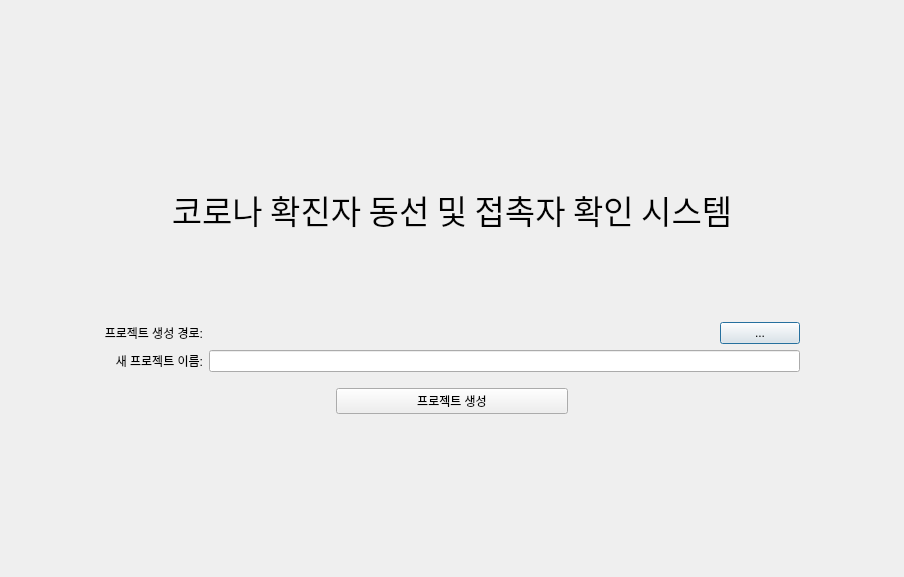
<?xml version="1.0" encoding="UTF-8"?>
<ui version="4.0">
 <class>Dialog</class>
 <widget class="QDialog" name="Dialog">
  <property name="geometry">
   <rect>
    <x>0</x>
    <y>0</y>
    <width>904</width>
    <height>577</height>
   </rect>
  </property>
  <property name="windowTitle">
   <string>Dialog</string>
  </property>
  <layout class="QGridLayout" name="gridLayout" rowstretch="1,1,0,0,0,1" columnstretch="1,0,8,0,1">
   <item row="3" column="2">
    <layout class="QGridLayout" name="gridLayout_2" columnstretch="0,10,0">
     <item row="0" column="0">
      <widget class="QLabel" name="label_4">
       <property name="lineWidth">
        <number>0</number>
       </property>
       <property name="text">
        <string>프로젝트 생성 경로:</string>
       </property>
       <property name="alignment">
        <set>Qt::AlignRight|Qt::AlignTrailing|Qt::AlignVCenter</set>
       </property>
       <property name="wordWrap">
        <bool>false</bool>
       </property>
      </widget>
     </item>
     <item row="0" column="1">
      <widget class="QLabel" name="projParentDirLabel">
       <property name="text">
        <string/>
       </property>
      </widget>
     </item>
     <item row="1" column="0">
      <widget class="QLabel" name="label">
       <property name="text">
        <string>새 프로젝트 이름:</string>
       </property>
       <property name="alignment">
        <set>Qt::AlignRight|Qt::AlignTrailing|Qt::AlignVCenter</set>
       </property>
      </widget>
     </item>
     <item row="0" column="2">
      <widget class="QPushButton" name="findPathBtn">
       <property name="text">
        <string>...</string>
       </property>
       <property name="iconSize">
        <size>
         <width>10</width>
         <height>16</height>
        </size>
       </property>
      </widget>
     </item>
     <item row="1" column="1" colspan="2">
      <widget class="QLineEdit" name="projNameLineEdit"/>
     </item>
    </layout>
   </item>
   <item row="2" column="2">
    <spacer name="verticalSpacer_3">
     <property name="orientation">
      <enum>Qt::Vertical</enum>
     </property>
     <property name="sizeHint" stdset="0">
      <size>
       <width>20</width>
       <height>40</height>
      </size>
     </property>
    </spacer>
   </item>
   <item row="1" column="1" colspan="3">
    <widget class="QLabel" name="label_2">
     <property name="font">
      <font>
       <family>-윤고딕310</family>
       <pointsize>25</pointsize>
       <weight>50</weight>
       <bold>false</bold>
       <underline>false</underline>
      </font>
     </property>
     <property name="mouseTracking">
      <bool>false</bool>
     </property>
     <property name="text">
      <string>코로나 확진자 동선 및 접촉자 확인 시스템</string>
     </property>
     <property name="scaledContents">
      <bool>false</bool>
     </property>
     <property name="alignment">
      <set>Qt::AlignCenter</set>
     </property>
    </widget>
   </item>
   <item row="4" column="4">
    <spacer name="horizontalSpacer_2">
     <property name="orientation">
      <enum>Qt::Horizontal</enum>
     </property>
     <property name="sizeHint" stdset="0">
      <size>
       <width>200</width>
       <height>20</height>
      </size>
     </property>
    </spacer>
   </item>
   <item row="4" column="0">
    <spacer name="horizontalSpacer">
     <property name="orientation">
      <enum>Qt::Horizontal</enum>
     </property>
     <property name="sizeHint" stdset="0">
      <size>
       <width>201</width>
       <height>20</height>
      </size>
     </property>
    </spacer>
   </item>
   <item row="0" column="2">
    <spacer name="verticalSpacer">
     <property name="orientation">
      <enum>Qt::Vertical</enum>
     </property>
     <property name="sizeHint" stdset="0">
      <size>
       <width>20</width>
       <height>224</height>
      </size>
     </property>
    </spacer>
   </item>
   <item row="4" column="2">
    <layout class="QHBoxLayout" name="horizontalLayout" stretch="1,1,1">
     <property name="topMargin">
      <number>10</number>
     </property>
     <property name="bottomMargin">
      <number>20</number>
     </property>
     <item>
      <spacer name="horizontalSpacer_3">
       <property name="orientation">
        <enum>Qt::Horizontal</enum>
       </property>
       <property name="sizeHint" stdset="0">
        <size>
         <width>40</width>
         <height>20</height>
        </size>
       </property>
      </spacer>
     </item>
     <item>
      <widget class="QPushButton" name="createBtn">
       <property name="text">
        <string>프로젝트 생성</string>
       </property>
      </widget>
     </item>
     <item>
      <spacer name="horizontalSpacer_4">
       <property name="orientation">
        <enum>Qt::Horizontal</enum>
       </property>
       <property name="sizeHint" stdset="0">
        <size>
         <width>40</width>
         <height>20</height>
        </size>
       </property>
      </spacer>
     </item>
    </layout>
   </item>
   <item row="5" column="2">
    <spacer name="verticalSpacer_2">
     <property name="orientation">
      <enum>Qt::Vertical</enum>
     </property>
     <property name="sizeHint" stdset="0">
      <size>
       <width>20</width>
       <height>224</height>
      </size>
     </property>
    </spacer>
   </item>
  </layout>
 </widget>
 <resources/>
 <connections/>
</ui>
